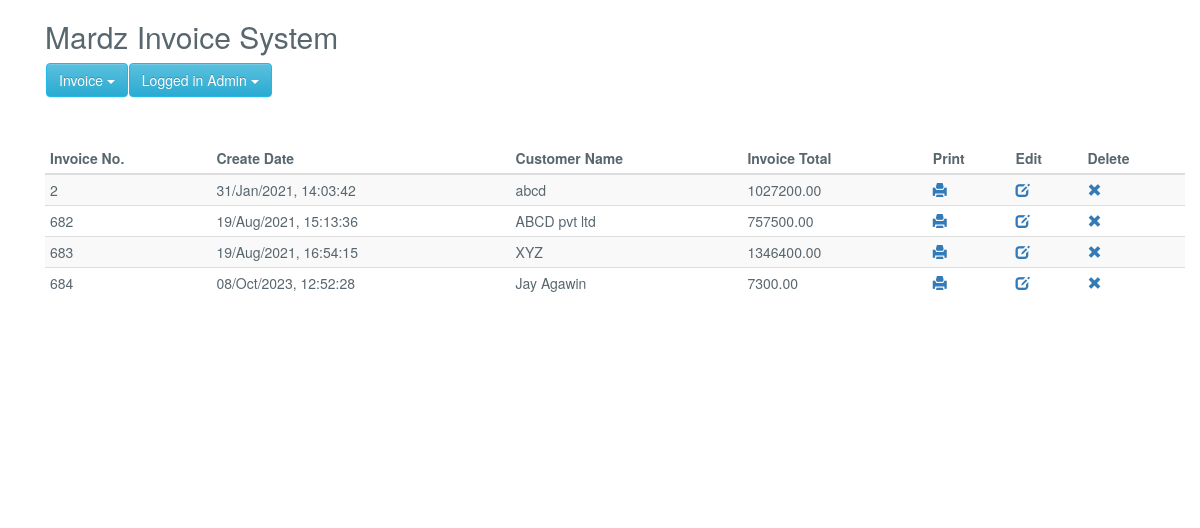
The page /invoice_list.php (signed in) on the database its author committed.
### tables this page shows
CREATE TABLE `invoice_order` (
  `order_id` int(11) NOT NULL,
  `user_id` int(11) NOT NULL,
  `order_date` timestamp NOT NULL DEFAULT current_timestamp(),
  `order_receiver_name` varchar(250) NOT NULL,
  `order_receiver_address` text NOT NULL,
  `order_total_before_tax` decimal(10,2) NOT NULL,
  `order_total_tax` decimal(10,2) NOT NULL,
  `order_tax_per` varchar(250) NOT NULL,
  `order_total_after_tax` double(10,2) NOT NULL,
  `order_amount_paid` decimal(10,2) NOT NULL,
  `order_total_amount_due` decimal(10,2) NOT NULL,
  `note` text NOT NULL
);

### Invoice.php (called while the page is built, shortened)
<?php
class Invoice{
	private $host  = 'localhost';
    private $user  = 'root';
    private $password   = "";
    private $database  = "mardz_invoice";
    private $invoiceOrderTable = 'invoice_order';
	private $dbConnect = false;
    public function __construct(){
        if(!$this->dbConnect){
            $conn = new mysqli($this->host, $this->user, $this->password, $this->database);
            if($conn->connect_error){
                die("Error failed to connect to MySQL: " . $conn->connect_error);
            }else{
                $this->dbConnect = $conn;
            }
        }
    }
	private function getData($sqlQuery) {
		$result = mysqli_query($this->dbConnect, $sqlQuery);
		$data= array();
		while ($row = mysqli_fetch_array($result, MYSQLI_ASSOC)) {
			$data[]=$row;
		}
		return $data;
	}
	public function getInvoiceList(){
		$sqlQuery = "
			SELECT * FROM ".$this->invoiceOrderTable."
			WHERE user_id = '".$_SESSION['userid']."'";
		return  $this->getData($sqlQuery);
	}
}
?>

### invoice_list.php (the view, shortened to what this page needs)
<?php
include('inc/header.php');
include 'Invoice.php';
$invoice = new Invoice();
$invoice->checkLoggedIn();
?>
<link href="css/style.css" rel="stylesheet">
<?php include('inc/container.php');?>
	<div class="container">
	  <h2 class="title">Mardz Invoice System</h2>
	  <?php include('menu.php');?>
      <table id="data-table" class="table table-condensed table-striped">
        <thead>
          <tr>
            <th>Invoice No.</th>
            <th>Create Date</th>
            <th>Customer Name</th>
            <th>Invoice Total</th>
            <th>Print</th>
            <th>Edit</th>
            <th>Delete</th>
          </tr>
        </thead>
        <?php
		$invoiceList = $invoice->getInvoiceList();
        foreach($invoiceList as $invoiceDetails){
			$invoiceDate = date("d/M/Y, H:i:s", strtotime($invoiceDetails["order_date"]));
            echo '
              <tr>
                <td>'.$invoiceDetails["order_id"].'</td>
                <td>'.$invoiceDate.'</td>
                <td>'.$invoiceDetails["order_receiver_name"].'</td>
                <td>'.$invoiceDetails["order_total_after_tax"].'</td>
                <td><a href="print_invoice.php?invoice_id='.$invoiceDetails["order_id"].'" title="Print Invoice"><span class="glyphicon glyphicon-print"></span></a></td>
                <td><a href="edit_invoice.php?update_id='.$invoiceDetails["order_id"].'"  title="Edit Invoice"><span class="glyphicon glyphicon-edit"></span></a></td>
                <td><a href="#" id="'.$invoiceDetails["order_id"].'" class="deleteInvoice"  title="Delete Invoice"><span class="glyphicon glyphicon-remove"></span></a></td>
              </tr>
            ';
        }
        ?>
      </table>
</div>
<?php include('inc/footer.php');?>

### inc/header.php (shortened to what this page needs)
<!DOCTYPE html>
<html>
<head>
<link rel="stylesheet" href="https://maxcdn.bootstrapcdn.com/bootstrap/3.3.5/css/bootstrap.min.css">
<link rel="stylesheet" href="https://maxcdn.bootstrapcdn.com/bootstrap/3.3.5/css/bootstrap-theme.min.css">

### inc/container.php (shortened to what this page needs)
</head>
<body class="">
	<div class="container" style="min-height:500px;">

### menu.php (shortened to what this page needs)
<ul class="nav navbar-nav">
<li class="dropdown">
	<button class="btn btn-info dropdown-toggle" type="button" data-toggle="dropdown">Invoice
	<span class="caret"></span></button>
</li>
<?php
if($_SESSION['userid']) { ?>
	<li class="dropdown">
		<button class="btn btn-info dropdown-toggle" type="button" data-toggle="dropdown">Logged in <?php echo $_SESSION['user']; ?>
		<span class="caret"></span></button>
	</li>
<?php } ?>
</ul>
<br /><br /><br /><br />

### inc/footer.php (shortened to what this page needs)
</div>
</body></html>

### css/style.css (style rules this page uses)
html { background-color1: #f0f3f4; position: relative; min-height: 100%; }
body { background-color: transparent; color: #58666e; font-family: "Source Sans Pro","Helvetica Neue",Helvetica,Arial,sans-serif; font-size: 14px; line-height: 1.42857; }
.navbar-nav>li { float:left; margin-left:1px; }
.btn-info, .panel-info { background-color: #23b7e5; border-color: #23b7e5; color: #fff !important; }

### rows shown on the page
invoice_order: order_id "2", order_date "31/Jan/2021, 14:03:42", order_receiver_name "abcd", order_total_after_tax "1027200.00"
invoice_order: order_id "682", order_date "19/Aug/2021, 15:13:36", order_receiver_name "ABCD pvt ltd", order_total_after_tax "757500.00"
invoice_order: order_id "683", order_date "19/Aug/2021, 16:54:15", order_receiver_name "XYZ", order_total_after_tax "1346400.00"
invoice_order: order_id "684", order_date "08/Oct/2023, 12:52:28", order_receiver_name "Jay Agawin", order_total_after_tax "7300.00"

### other values the page prints
$_SESSION['user'] "Admin"
